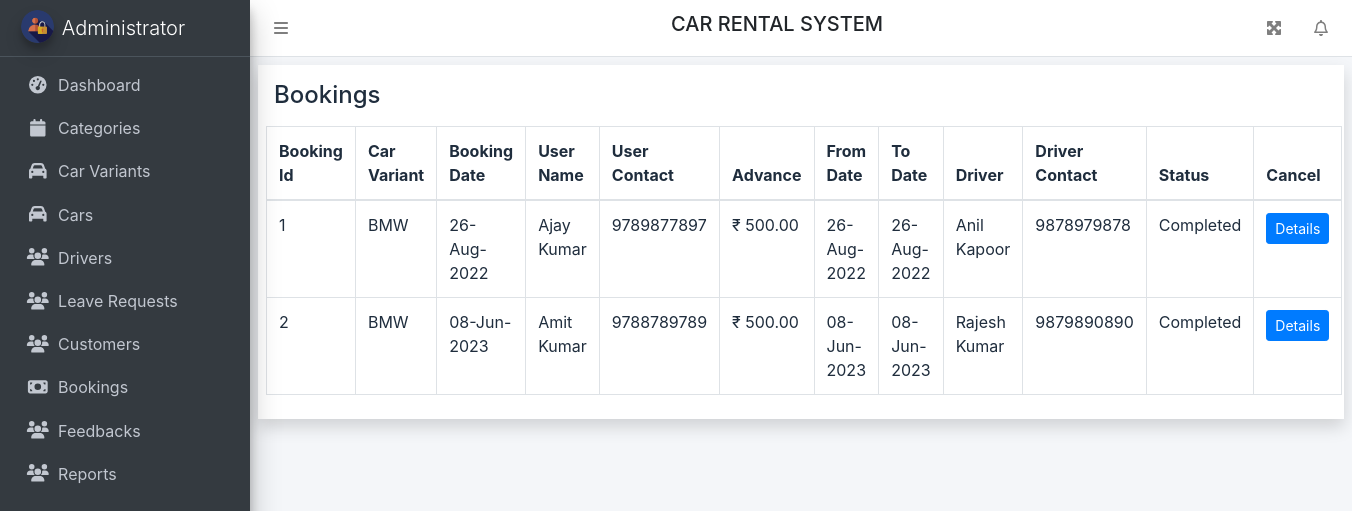
The page /bookings.php on the database its author committed.
### tables this page shows
CREATE TABLE `bookings` (
  `bid` int NOT NULL,
  `advance` decimal(15,2) NOT NULL,
  `fromdate` date NOT NULL,
  `todate` date NOT NULL,
  `message` varchar(400) NOT NULL,
  `bookingdate` datetime NOT NULL DEFAULT CURRENT_TIMESTAMP,
  `status` varchar(20) NOT NULL DEFAULT 'Pending',
  `pickuplocation` varchar(100) DEFAULT NULL,
  `billamount` decimal(12,2) NOT NULL,
  `car_id` varchar(12) DEFAULT NULL,
  `driver_id` int DEFAULT NULL,
  `customer_id` varchar(40) DEFAULT NULL,
  `variant_id` int DEFAULT NULL
);

CREATE TABLE `variants` (
  `cid` int NOT NULL,
  `title` varchar(30) NOT NULL,
  `price` decimal(12,2) NOT NULL,
  `fueltype` varchar(20) NOT NULL,
  `capacity` int NOT NULL,
  `ac` tinyint(1) NOT NULL,
  `powerdoorlock` tinyint(1) NOT NULL,
  `powersteering` tinyint(1) NOT NULL,
  `airbag` tinyint(1) NOT NULL,
  `powerwindows` tinyint(1) NOT NULL,
  `cdplayer` tinyint(1) NOT NULL,
  `centrallock` tinyint(1) NOT NULL,
  `gps` tinyint(1) NOT NULL,
  `photo` varchar(100) NOT NULL,
  `createdon` datetime NOT NULL DEFAULT CURRENT_TIMESTAMP,
  `category_id` int NOT NULL
);

CREATE TABLE `customers` (
  `userid` varchar(40) NOT NULL,
  `uname` varchar(50) NOT NULL,
  `phone` varchar(10) DEFAULT NULL,
  `gender` varchar(12) DEFAULT NULL,
  `address` varchar(40) DEFAULT NULL,
  `createdon` datetime NOT NULL DEFAULT CURRENT_TIMESTAMP
);

CREATE TABLE `drivers` (
  `id` int NOT NULL,
  `dname` varchar(30) NOT NULL,
  `address` varchar(40) NOT NULL,
  `gender` varchar(12) NOT NULL,
  `licno` varchar(20) NOT NULL,
  `phone` varchar(10) NOT NULL,
  `adhar` varchar(12) NOT NULL,
  `dob` date NOT NULL,
  `photo` varchar(100) NOT NULL,
  `status` varchar(20) NOT NULL DEFAULT 'Available',
  `active` tinyint(1) NOT NULL DEFAULT '1',
  `createdon` datetime NOT NULL DEFAULT CURRENT_TIMESTAMP,
  `exp` int DEFAULT NULL,
  `mstatus` varchar(12) DEFAULT NULL,
  `ratings` int DEFAULT NULL,
  `deleted` tinyint(1) NOT NULL DEFAULT '0',
  `userid` varchar(30) DEFAULT NULL
);

### dbfun.php (called while the page is built, shortened)
<?php
function connect() {
    $link = mysqli_connect(HOST, USER, PASSWORD, DBNAME) or die("Error " . mysqli_connect_error());
    return $link;
}
function allrecords($table) {
    $link = connect();
    $result = mysqli_query($link, "SELECT * FROM $table") or die("Error " . mysqli_error($link));
    $rows = [];
    while ($row = mysqli_fetch_assoc($result)) {
        $rows[] = $row;
    }
    return $rows;
}
function single($table, $condition) {
    $link = connect();
    $result = mysqli_query($link, "SELECT * FROM $table WHERE $condition limit 1")
            or die("Error " . mysqli_error($link));
    $row = mysqli_fetch_assoc($result);
    return $row;
}

### bookings.php (the view, shortened to what this page needs)
<?php include_once 'aheader.php'; ?>
<h4 class="p-2">Bookings</h4>
<div class="container-fluid">
    <div class="row">
        <table class="table table-bordered">
            <thead>
                <tr>
                    <th>Booking Id</th>
                    <th>Car Variant</th>
                    <th>Booking Date</th>
                    <th>User Name</th>
                    <th>User Contact</th>
                    <th>Advance</th>
                    <th>From Date</th>
                    <th>To Date</th>
                    <th>Driver</th>
                    <th>Driver Contact</th>
                    <th>Status</th>
                    <th>Cancel</th>
                </tr>
            </thead>
            <tbody>
                <?php
                foreach (allrecords("bookings order by bid asc") as $b) {
                    extract($b);
                    $title = single("variants", "cid='$variant_id'")["title"];
                    $dr = single("drivers", "id='$driver_id'");
                    $drivername=isset($dr) ? $dr["dname"] : "NA";
                    $uname=single("customers","userid='$customer_id'")["uname"];
                    $contact=single("customers","userid='$customer_id'")["phone"];
                    $drivercontact=isset($dr) ? $dr["phone"] : "NA";
                    ?>
                    <tr>
                        <td><?= $bid ?></td>
                        <td><?= $title ?></td>
                        <td><?= date('d-M-Y', strtotime($bookingdate)) ?></td>
                        <td><?= $uname ?></td>
                        <td><?= $contact ?></td>
                        <td>&#8377; <?= $advance ?></td>
                        <td><?= date('d-M-Y', strtotime($fromdate)) ?></td>
                        <td><?= date('d-M-Y', strtotime($todate)) ?></td>
                        <td><?= $drivername ?></td>
                        <td><?= $drivercontact ?></td>
                        <td><?= $status ?></td>
                        <td><a href="bdetails.php?bid=<?= $bid ?>" class="btn btn-primary btn-sm">Details</a>
                    </tr>
                <?php } ?>
            </tbody>
        </table>
    </div>
</div>
<?php include_once 'afooter.php'; ?>

### rows shown on the page
bookings: bid "1", variant.title "BMW", bookingdate "26-Aug-2022", customer.uname "Ajay Kumar", customer.phone "9789877897", advance "500.00", fromdate "26-Aug-2022", todate "26-Aug-2022", driver.dname "Anil Kapoor", driver.phone "9878979878", status "Completed"
bookings: bid "2", variant.title "BMW", bookingdate "08-Jun-2023", customer.uname "Amit Kumar", customer.phone "9788789789", advance "500.00", fromdate "08-Jun-2023", todate "08-Jun-2023", driver.dname "Rajesh Kumar", driver.phone "9879890890", status "Completed"
